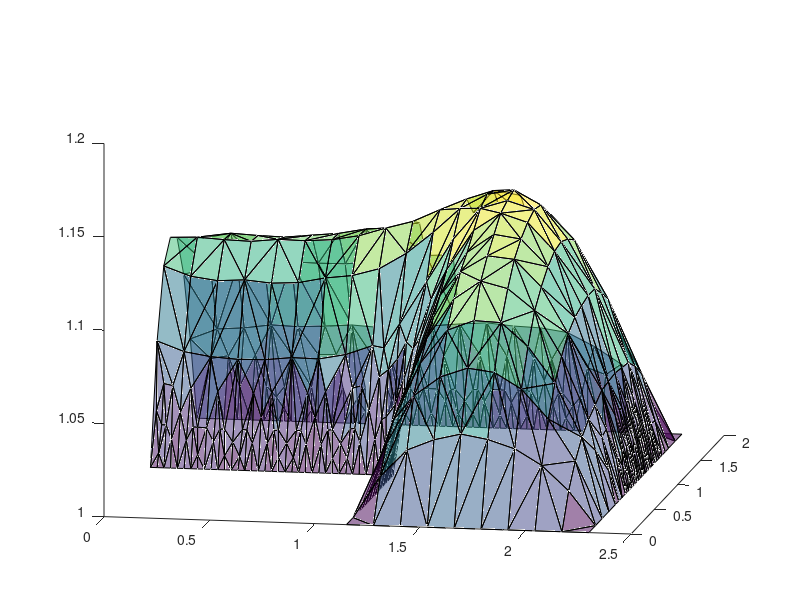

Source code (MATLAB):
% MKP pro 2d ulohu
% -div.(a grad u)+pu=f na (0,L1)x(0,L2), 
% Na hranici je Dirichletova OP (u=gD) nebo homog.Neumann (a*grad(u)*n=0) podle
% podminky NeumannOP=0 nebo 1.
% Oblast je L-shape (L_shape=1 nebo 0).

function abc
clc;
L1 = 2.3; % delka oblasti ve smeru x1
L2 = 2; % delka oblasti ve smeru x2
N1 = 18; % SUDY pocet intervalu ve smeru x1
N2 = 14; % SUDY pocet intervalu ve smeru x2
x1 = linspace(0,L1,N1+1); % sit bodu ve smeru x1
x2 = linspace(0,L2,N2+1); % sit bodu ve smeru x2
NeumannOP = 1; % 0 nebo 1 (ano nebo ne pro homog. Neumann. OP pro x1=0)
L_shape = 1; % chceme L-shape nebo ne (1 nebo 0)
Q = 0.6; % jak velky gradient vzhledem k nejvetsimu je pripustny

[xx1,xx2] = meshgrid(x1,x2); % vsechny uzly
xx1 = xx1(:); % x1 souradnice srovnane do vektoru
xx2 = xx2(:); % x2 souradnice srovnane do vektoru

Nuzel = size(xx1,1); % pocet uzlu

% uprava oblasti do L-shape:
if (L_shape==1)
    p = Nuzel;
    for k = p:-1:1 % ponechame jen uzly v L-shape oblasti
        if (xx1(k)<L1/2 && xx2(k)<L2/2) xx1(k)=[]; xx2(k)=[]; Nuzel = Nuzel-1; end;    
    end;
end;

for kk = 1:3 % hlavni cyklus s adaptivni siti %<<<<<<<<<<<<<<<<<<<<

elem = delaunay(xx1,xx2); % sada elementu (trojuhelniku) pro dane uzly
Nelem = size(elem,1); % pocet elementu
% KresliElem(elem,xx1,xx2,Nelem);

% uprava oblasti do L-shape - NENI TRIVIALNI - DISKUSE !
if (L_shape==1)
    p = Nelem;
    for k = Nelem:-1:1 % vymaze elementy mimo L-shape
        pom = elem(k,:);
        x1s = sum(xx1(pom))/3;
        x2s = sum(xx2(pom))/3;
        if (x1s<L1/2 && x2s<L2/2) elem(k,:)=[]; Nelem=Nelem-1; end;
    end;
end;

% oznaceni hranicnich uzlu:
if (L_shape==1)
    uzel_hra = Najdi_uzel_hra_L(xx1,xx2,Nuzel,L1,L2,NeumannOP); % najdeme hranicni uzly
else
    uzel_hra = Najdi_uzel_hra(xx1,xx2,Nuzel,L1,L2,NeumannOP); % najdeme hranicni uzly
end;

% sestaveni matice A a prave strany B:
A = zeros(Nuzel);
B = zeros(Nuzel,1);
% jdu po prvcich:
for k = 1:Nelem
    cu = elem(k,:); % cisla uzlu
    A(cu,cu) = A(cu,cu)+Integruj_a(k,elem,xx1,xx2)+Integruj_p(k,elem,xx1,xx2);
    B(cu) = B(cu)+Integruj_f(k,elem,xx1,xx2);
end;
upom = zeros(Nuzel,1);
for k = Nuzel:-1:1 % uprava matice A a prave strany B
    if (uzel_hra(k)==1) 
        B = B-A(:,k)*FcegD(xx1(k),xx2(k));
        A(k,:)=[]; A(:,k)=[]; B(k)=[];
        upom(k) = FcegD(xx1(k),xx2(k)); % dosazeni Dirichlet. OP
    end;
end;
u = A\B; % reseni soustavy lin. rovnic

zde = 1;
for k = 1:Nuzel
    if (uzel_hra(k)==0)
        upom(k) = u(zde); % doplneni reseni ve vnitrnich uzlech
        zde = zde+1;
    end;
end;

% adaptivita site:
[elem,Nelem,xx1,xx2,Nuzel] = Zmena_site(elem,Nelem,upom,xx1,xx2,Nuzel,uzel_hra,Q);
Nuzel % vypise se, kolik ted mame uzlu
end;

KresliReseni(elem,xx1,xx2,Nelem,upom); % vykresleni posledniho reseni

% save('MaticeMKP1',"A","B");


%====================================================================

function z = KresliElem(elem,xx1,xx2,Nelem)
cla; hold on;
for k = 1:Nelem
    t = elem(k,:);
    plot(xx1([t,t(1)]),xx2([t,t(1)]));
end;

function z = Najdi_uzel_hra(xx1,xx2,Nuzel,L1,L2,Neumann)
epsi = 1e-8;
if (Neumann>0) cc = 1; else cc = 0; end;
uzel_hra = zeros(Nuzel,1);
for k = 1:Nuzel
    if (abs(xx1(k)-L1)<epsi || abs(xx1(k)-L1*cc)<epsi || abs(xx2(k)-L2)<epsi || abs(xx2(k))<epsi)
        uzel_hra(k) = 1;
    end;
    
end;
z = uzel_hra;

function z = Najdi_uzel_hra_L(xx1,xx2,Nuzel,L1,L2,Neumann)
epsi = 1e-8;
if (Neumann>0) cc = 1; else cc = 0; end;
uzel_hra = zeros(Nuzel,1);
for k = 1:Nuzel
    if (abs(xx1(k)-L1)<epsi || abs(xx1(k)-L1*cc)<epsi || ...
            abs(xx2(k)-L2)<epsi || abs(xx2(k))<epsi)
        uzel_hra(k) = 1; continue;
    end;
    if ((abs(xx1(k)-L1/2)<epsi && xx2(k)<=L2/2) || ...
            (abs(xx2(k)-L2/2)<epsi && xx1(k)<=L1/2))
        uzel_hra(k) = 1; continue;
    end;
end;
z = uzel_hra;

function z = KresliReseni(elem,xx1,xx2,Nelem,u)
cla; hold on;
for k = 1:Nelem
    t = elem(k,:);
    surf([xx1(t(1)),xx1(t(2));xx1(t(3)),xx1(t(3))],...
        [xx2(t(1)),xx2(t(2));xx2(t(3)),xx2(t(3))],...
        [u(t(1)),u(t(2));u(t(3)),u(t(3))],'FaceAlpha',0.5);
end;
view(10,15);

function z = Integruj_a(k,elem,xx1,xx2)
t = elem(k,:);
x1c = sum(xx1(t)/3);
x2c = sum(xx2(t)/3);
pom  = [xx1(t),xx2(t),[1;1;1]];
d = [pom(1,1:2)-pom(3,1:2);pom(2,1:2)-pom(3,1:2)];
d = abs(det(d))/2;
pom = inv(pom);
pom = pom(1:2,:);
z = pom'*Fcea(x1c,x2c)*pom*d;

function z = Integruj_p(k,elem,xx1,xx2)
t = elem(k,:);
x1c = sum(xx1(t)/3);
x2c = sum(xx2(t)/3);
pom  = [xx1(t),xx2(t)];
d = [pom(1,:)-pom(3,:);pom(2,:)-pom(3,:)];
d = abs(det(d))/2;
z = Fcep(x1c,x2c)*[2,1,1;1,2,1;1,1,2]*d/12;

function z = Integruj_f(k,elem,xx1,xx2)
t = elem(k,:);
x1c = sum(xx1(t)/3);
x2c = sum(xx2(t)/3);
pom  = [xx1(t),xx2(t)];
d = [pom(1,:)-pom(3,:);pom(2,:)-pom(3,:)];
d = abs(det(d))/2;
z = Fcef(x1c,x2c)*d/3;

function z = Fcea(x1,x2)
z = [1,0.2;0.2,1];
function z = Fcep(x1,x2)
z = 0.1;
function z = Fcef(x1,x2)
z = 1;
function z = FcegD(x1,x2)
z = 1;
% function z = FcegN(x1,x2)
% z = 0;

function [elem,Nelem,xx1,xx2,Nuzel] = Zmena_site(elem,Nelem,upom,xx1,xx2,Nuzel,uzel_hra,q)
max_deriv = 0;
for k = 1:Nelem
    p = elem(k,:);
    x1p = xx1(p);
    x2p = xx2(p);
    up = upom(p);
    a = [x1p,x2p,ones(3,1)];
    pom = inv(a)*up;
    mm = norm([pom(1),pom(2)]);
    if (mm>max_deriv) max_deriv=mm; end;
end;
for k = 1:Nelem
    p = elem(k,:);
    x1p = xx1(p);
    x2p = xx2(p);
    up = upom(p);
    a = [x1p,x2p,ones(3,1)];
    pom = inv(a)*up;
    mm = norm([pom(1),pom(2)]);
    if (mm>max_deriv*q) 
        x1 = [sum(x1p([1,2]))]/2;%,sum(x1p([1,3])),sum(x1p([2,3]))]/2;
        x2 = [sum(x2p([1,2]))]/2;%,sum(x2p([1,3])),sum(x2p([2,3]))]/2;
        x1s = sum(x1p)/3;
        x2s = sum(x2p)/3;
        % xx1 = [xx1;x1s];
        % xx2 = [xx2;x2s];
        xx1 = [xx1;x1s];
        xx2 = [xx2;x2s];
        Nuzel = Nuzel+1;
        if (sum(uzel_hra(p([1,2])))==2) 
            x1 = [sum(x1p([1,2]))]/2;
            x2 = [sum(x2p([1,2]))]/2;
            xx1 = [xx1;x1];
            xx2 = [xx2;x2];
            Nuzel = Nuzel+1;
        end;
        if (sum(uzel_hra(p([1,3])))==2) 
            x1 = [sum(x1p([1,3]))]/2;
            x2 = [sum(x2p([1,3]))]/2;
            xx1 = [xx1;x1];
            xx2 = [xx2;x2];
            Nuzel = Nuzel+1;
        end;
        if (sum(uzel_hra(p([2,3])))==2) 
            x1 = [sum(x1p([2,3]))]/2;
            x2 = [sum(x2p([2,3]))]/2;
            xx1 = [xx1;x1];
            xx2 = [xx2;x2];
            Nuzel = Nuzel+1;
        end;        
    end;
end;



